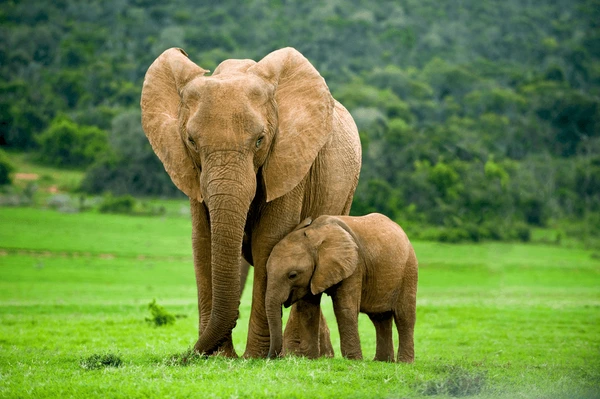
#> input picture HaarCascadeClassifier/ReadWriteDisplayImg.webp, 600 x 399 px, given in place of the camera
$ python GreenColorTracker.py
#> lines starting #> are read from the running program, lines starting #| are printed output that depends on the picture; after the words box and inside, x2 and y2 are one past the last pixel; in counts of white or black regions, pixels touching at a corner belong together
# DETECT GREEN COLOR USING OPENCV

import cv2
import numpy as np

# Capture video from the webcam (0 = default camera)
cap = cv2.VideoCapture(0)

while True:
    # Read each frame from the webcam
    _, frame = cap.read()
#> frame is the input picture: shape (399, 600, 3); mean B, G, R 67.3, 132.6, 105.4

    # Convert the frame from BGR to HSV color space
    hsv_frame = cv2.cvtColor(frame, cv2.COLOR_BGR2HSV)
#> hsv_frame: shape (399, 600, 3); mean H, S, V 47.4, 139.1, 139.4

    # Define HSV range for green color
    low_green = np.array([40, 100, 100])
    high_green = np.array([102, 255, 255])

    # Create a mask to isolate green color
    green_mask = cv2.inRange(hsv_frame, low_green, high_green)
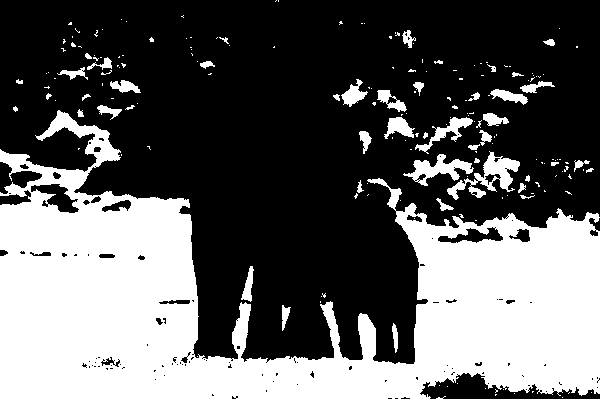
#> green_mask: shape (399, 600); 37.4% white; 189 white regions (142 under 20 px), largest, box (x1, y1, x2, y2) and area: (0, 110, 600, 399) 82141, (447, 151, 520, 200) 1174, (403, 154, 474, 186) 888

    # Apply the mask on the original frame to extract green regions
    green = cv2.bitwise_and(frame, frame, mask=green_mask)
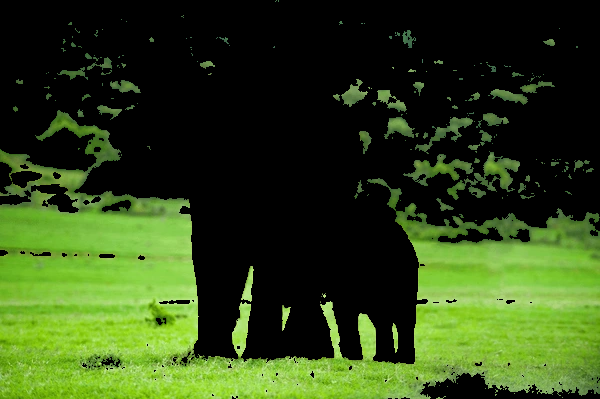
#> green: shape (399, 600, 3); mean B, G, R 22.8, 67.5, 46.7

    # Display the original frame and the green-detected frame
    cv2.imshow("Original Frame", frame)
    cv2.imshow("Green Color Detection", green)

    # Press 'ESC' key to exit
    key = cv2.waitKey(1)
#> (key Esc is pressed here)
    if key == 27:
        break

# Release the webcam and close all windows
cap.release()
cv2.destroyAllWindows()
